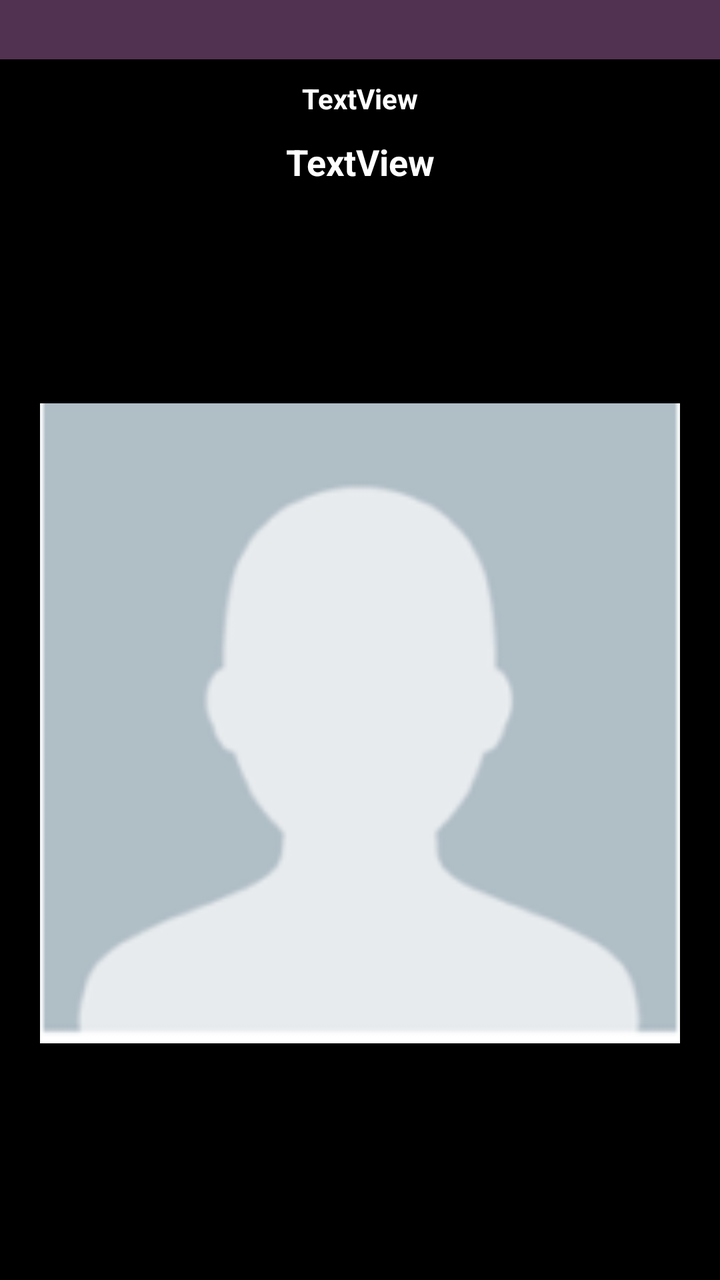
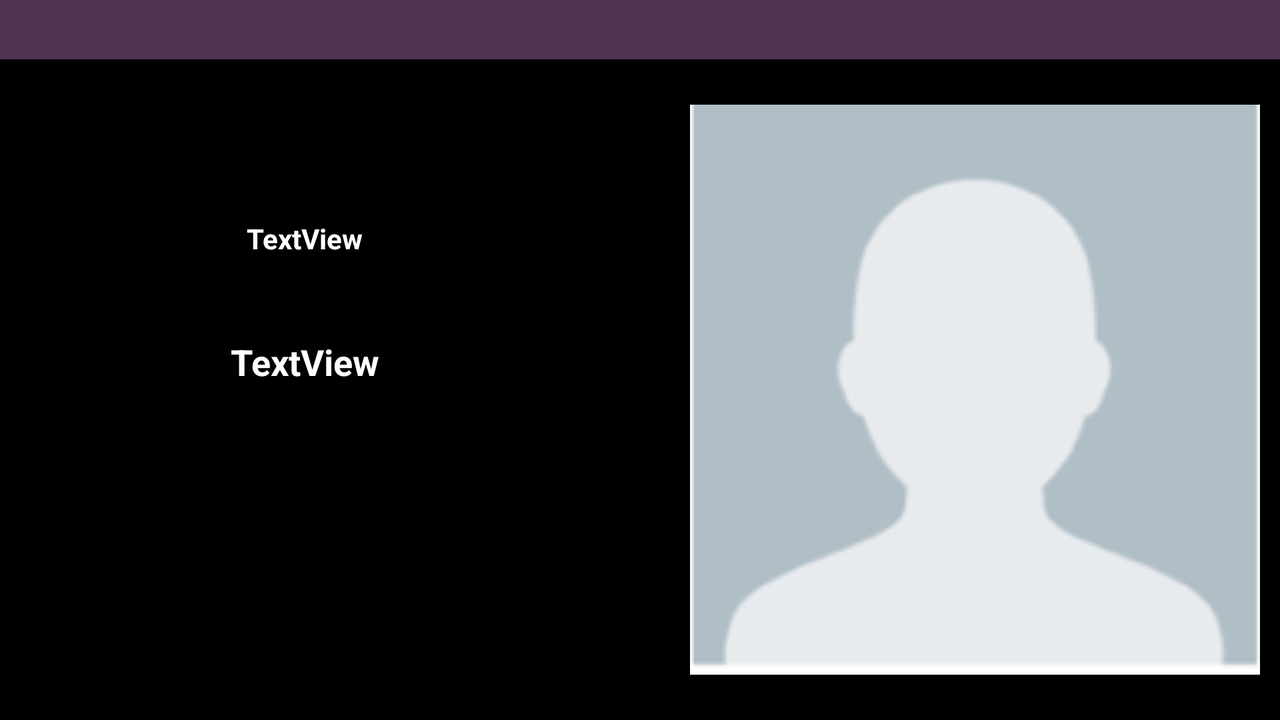

One screen, two layout resources from the same app: the default and the author's alternative for another configuration. Each is rendered where Android would select it; the XML of both is given below.
<!-- AndroidManifest.xml: application theme AppTheme -->
<!-- res/layout/activity_photo.xml -->
<?xml version="1.0" encoding="utf-8"?>
<RelativeLayout xmlns:android="http://schemas.android.com/apk/res/android"
    xmlns:app="http://schemas.android.com/apk/res-auto"
    xmlns:tools="http://schemas.android.com/tools"
    android:id="@+id/photo_layout"
    android:layout_width="match_parent"
    android:layout_height="match_parent"
    android:background="@color/black"
    >

    <TextView
        android:id="@+id/photo_state"
        android:layout_width="match_parent"
        android:layout_height="wrap_content"
        android:layout_alignParentTop="true"
        android:layout_marginTop="0dp"
        android:background="@color/text_color"
        android:paddingTop="4dp"
        android:paddingBottom="4dp"
        android:textAlignment="center"
        android:textColor="@color/white"
        android:textSize="16sp"
        android:textStyle="bold" />

    <TextView
        android:id="@+id/photo_office"
        android:layout_width="match_parent"
        android:layout_height="wrap_content"
        android:layout_below="@+id/photo_state"
        android:layout_marginTop="10dp"
        android:text="TextView"
        android:textAlignment="center"
        android:textColor="@color/white"
        android:textSize="14sp"
        android:textStyle="bold" />

    <TextView
        android:id="@+id/photo_name"
        android:layout_width="match_parent"
        android:layout_height="wrap_content"
        android:layout_below="@+id/photo_office"
        android:layout_marginTop="10dp"
        android:text="TextView"
        android:textAlignment="center"
        android:textColor="@color/white"
        android:textSize="18sp"
        android:textStyle="bold"
        />

    <ImageView
        android:id="@+id/photo_img"
        android:layout_width="match_parent"
        android:layout_height="match_parent"
        android:layout_below="@+id/photo_name"
        android:layout_marginLeft="20dp"
        android:layout_marginTop="10dp"
        android:layout_marginRight="20dp"
        android:layout_marginBottom="20dp"
        android:src="@drawable/default_user_img" />

</RelativeLayout>
<!-- resources referenced by this layout -->
<resources>
  <color name="black">#FF000000</color>
  <color name="text_color">#513251</color>
  <color name="white">#FFFFFFFF</color>
  <!-- drawable default_user_img: png bitmap (drawable, 4368 bytes) -->
  <style name="AppTheme" parent="Theme.AppCompat.Light.DarkActionBar">
          <item name="colorPrimary">#2f5596</item>
      </style>
</resources>
<!-- res/layout-land/activity_photo.xml (the author's variant of the layout above) -->
<!-- drawn on the phone turned sideways -->
<?xml version="1.0" encoding="utf-8"?>
<RelativeLayout xmlns:android="http://schemas.android.com/apk/res/android"
    xmlns:app="http://schemas.android.com/apk/res-auto"
    xmlns:tools="http://schemas.android.com/tools"
    android:id="@+id/photo_layout"
    android:layout_width="match_parent"
    android:layout_height="match_parent"
    android:background="@color/black"
    >

    <TextView
        android:id="@+id/photo_state"
        android:layout_width="match_parent"
        android:layout_height="wrap_content"
        android:layout_alignParentTop="true"
        android:layout_marginTop="0dp"
        android:background="@color/text_color"
        android:paddingTop="4dp"
        android:paddingBottom="4dp"
        android:textAlignment="center"
        android:textColor="@color/white"
        android:textSize="16sp"
        android:textStyle="bold" />

    <TextView
        android:id="@+id/photo_office"
        android:layout_width="match_parent"
        android:layout_height="wrap_content"
        android:layout_below="@+id/photo_state"
        android:layout_marginTop="80dp"
        android:layout_marginEnd="40dp"
        android:layout_toStartOf="@+id/photo_img"
        android:text="TextView"
        android:textAlignment="center"
        android:textColor="@color/white"
        android:textSize="14sp"
        android:textStyle="bold" />

    <TextView
        android:id="@+id/photo_name"
        android:layout_width="match_parent"
        android:layout_height="wrap_content"
        android:layout_below="@+id/photo_office"
        android:layout_marginTop="40dp"
        android:layout_marginEnd="40dp"
        android:layout_toStartOf="@+id/photo_img"
        android:text="TextView"
        android:textAlignment="center"
        android:textColor="@color/white"
        android:textSize="18sp"
        android:textStyle="bold" />

    <ImageView
        android:id="@+id/photo_img"
        android:layout_width="285dp"
        android:layout_height="297dp"
        android:layout_below="@+id/photo_state"
        android:layout_alignParentEnd="true"
        android:layout_alignParentBottom="true"
        android:layout_marginLeft="20dp"
        android:layout_marginTop="20dp"
        android:layout_marginEnd="10dp"
        android:layout_marginRight="20dp"
        android:layout_marginBottom="20dp"
        android:src="@drawable/default_user_img" />

</RelativeLayout>
